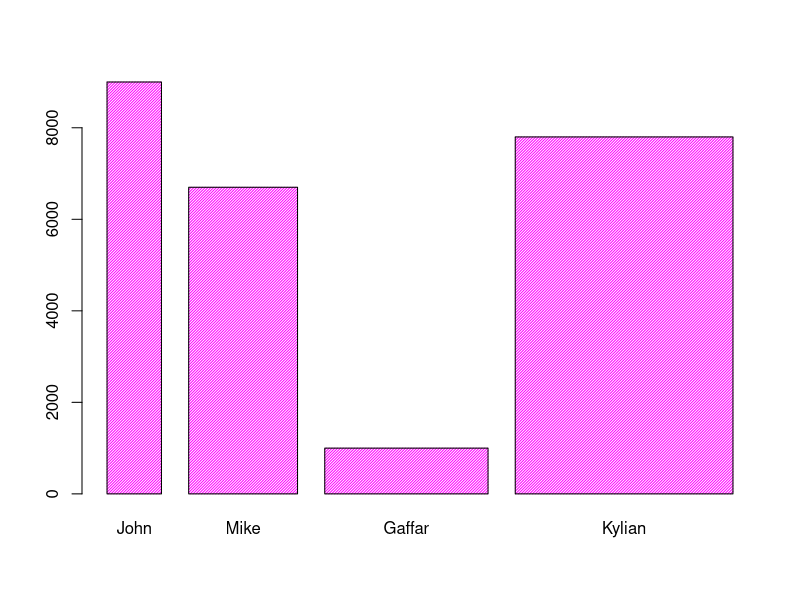
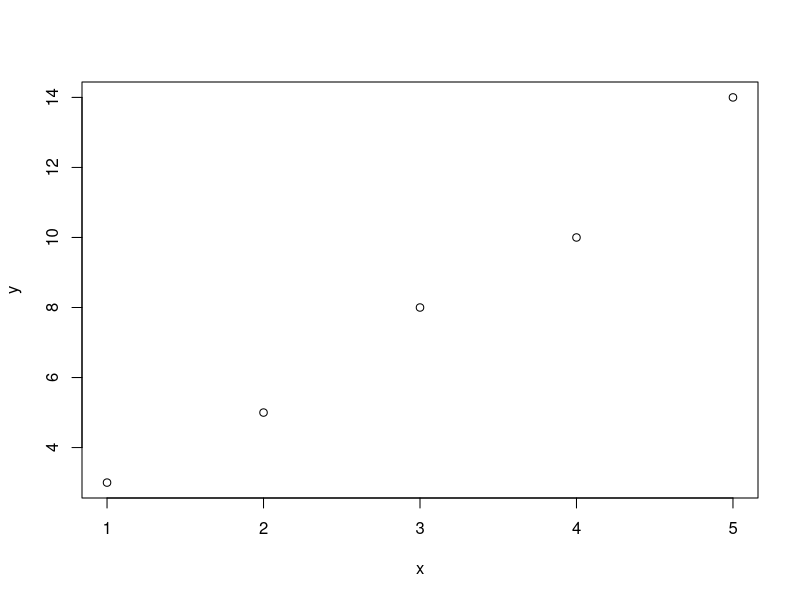
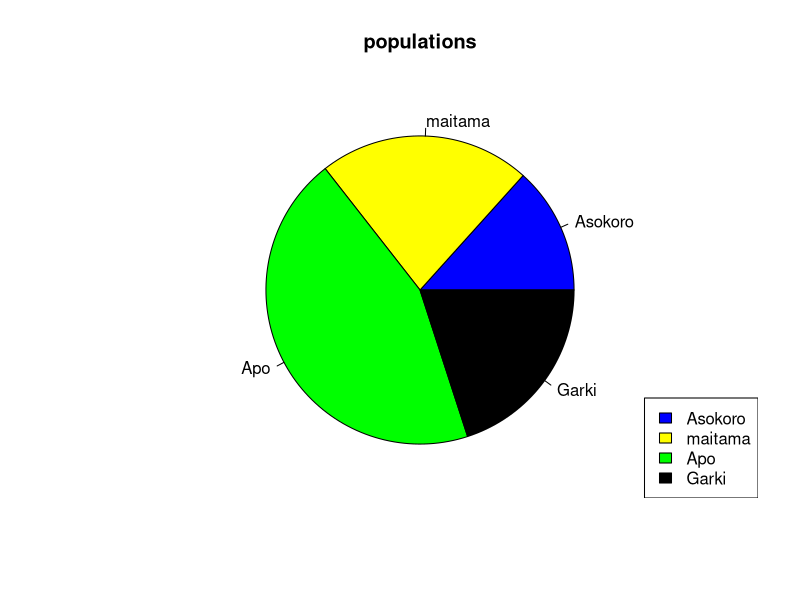

Generate these figures, in order, with R:
#install.packages("gganimate")
library(gganimate)
library(ggplot2)

staff <-  c("John", "Mike", "Gaffar", "Kylian")
income <- c(9000,6700,1000,7800)

barplot(income, names.arg = staff, col="magenta", density = 50, width = c(1,2,3,4))

x<- c(1,2,3,4,5)
y<- c(3,5,8,10,14)
plot(x, y)

#plot(1:10, type="o", pch=25 , cex=2)

x<-c(6,10,20,9)
label <- c("Asokoro", "maitama", "Apo", "Garki")
colors <- c("blue", "yellow", "green", "black")

pie(x, labels = label, main="populations", col = colors)

legend("bottomright", label, fill = colors)
